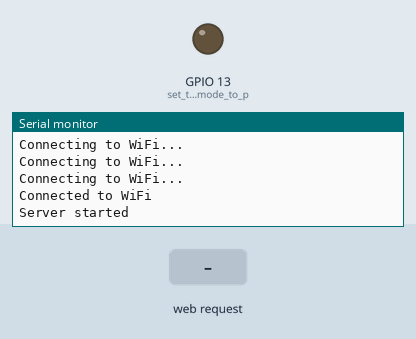
Recording of a sketch running on a simulated ESP32. Shown: output pins drawn as LEDs (lit = HIGH), the last lines printed to the serial monitor. The inputs (shaded band) are chosen by the test bench. WiFi joins after 1.5 s; servers stay silent unless stated.

Above: at 3.2 s.
3.3 s: HTTP request GET /green received
At 4.3 s:
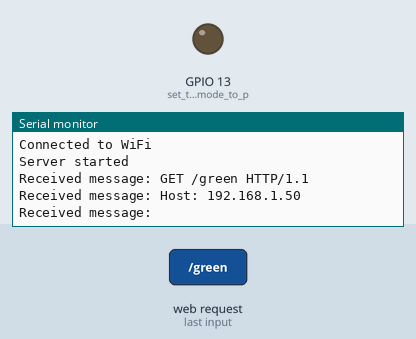
4.8 s: HTTP request GET /red received
At 5.4 s:
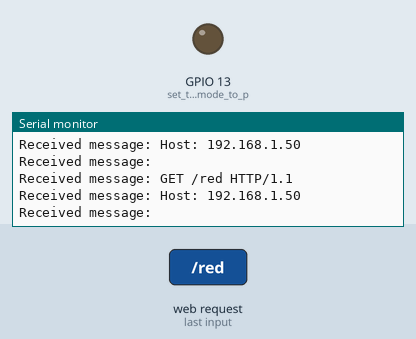

The sketch:

esp32.ino
```cpp
#include <WiFi.h>

const char* ssid = "Free wifi";
const char* password = "spm112233";
const int port = 8888;

WiFiServer server(port);
WiFiClient client;

void setup() {
  Serial.begin(115200);
  pinMode(13, OUTPUT); // set the LED pin mode to pin 13
  connectToWiFi();
  startServer();
}

void loop() {
  if (client.connected()) {
    if (client.available()) {
      String message = client.readStringUntil('\n');
      message.trim(); // Trim the whitespace
      Serial.println("Received message: " + message);
      // Process the received message here
      if (message.equals("green")) {
        digitalWrite(13, HIGH); // Turn on the LED
        Serial.println("Green button clicked");
      } else if (message.equals("red")) {
        digitalWrite(13, LOW); // Turn off the LED
        Serial.println("Red button clicked");
      }
    }
  } else {
    client = server.available();
  }
}

void connectToWiFi() {
  Serial.println("Connecting to WiFi...");
  WiFi.begin(ssid, password);
  while (WiFi.status() != WL_CONNECTED) {
    delay(1000);
    Serial.println("Connecting to WiFi...");
  }
  Serial.println("Connected to WiFi");
}

void startServer() {
  server.begin();
  Serial.println("Server started");
}
```

Measured:
- after the input at 3.3 s, the serial monitor: prints a new line at once (image 1)
- after the input at 4.8 s, the serial monitor: prints a new line at once (image 2)
